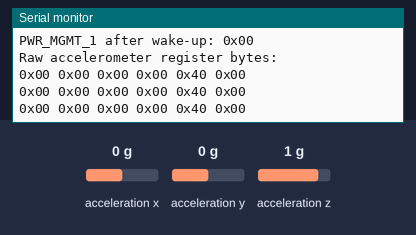
This sketch was run on a simulated ESP32. On the bench: the last lines printed to the serial monitor. Wiring (inferred from the names in the program): MPU-6050 motion sensor at I2C address 0x68. The inputs (shaded band) are chosen by the test bench; at power-on: acceleration x 0 g, acceleration y 0 g, acceleration z 1 g.

Above: at 2.3 s.
2.4 s: acceleration x set to -1.4 g
At 3.0 s:
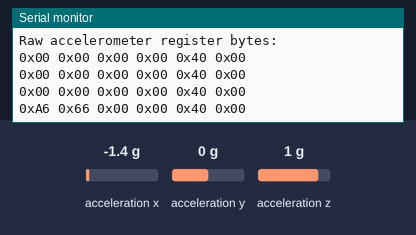
4.6 s: acceleration y set to -1.4 g
At 5.0 s:
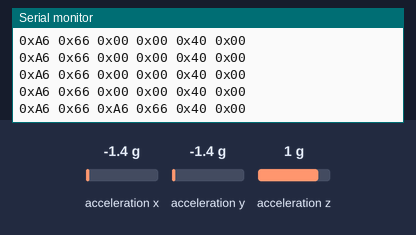
6.6 s: acceleration z set to -1.4 g
At 7.0 s:
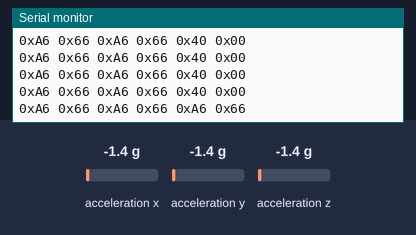
8.6 s: acceleration x set to -0.8 g
At 9.1 s:
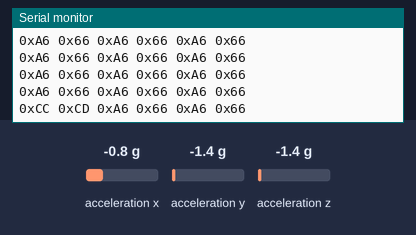
10.6 s: acceleration y set to -0.8 g
At 11.1 s:
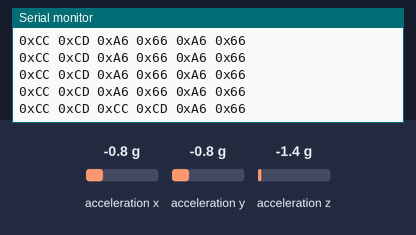
12.6 s: acceleration z set to -0.8 g
At 13.1 s:
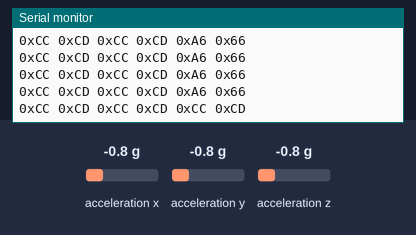

The sketch:

mpu6050_register_test.ino.ino
```cpp
#include <Wire.h>

constexpr uint8_t MPU6050_ADDRESS = 0x68;
constexpr uint8_t SDA_PIN = 21;
constexpr uint8_t SCL_PIN = 22;

constexpr uint8_t WHO_AM_I_REGISTER = 0x75;
constexpr uint8_t POWER_MANAGEMENT_REGISTER = 0x6B;
constexpr uint8_t ACCEL_X_HIGH_REGISTER = 0x3B;

uint8_t readRegister(uint8_t registerAddress) {
  Wire.beginTransmission(MPU6050_ADDRESS);
  Wire.write(registerAddress);

  if (Wire.endTransmission(false) != 0) {
    return 0xFF;
  }

  if (Wire.requestFrom(MPU6050_ADDRESS, static_cast<uint8_t>(1), true) != 1) {
    return 0xFF;
  }

  return Wire.read();
}

bool writeRegister(uint8_t registerAddress, uint8_t value) {
  Wire.beginTransmission(MPU6050_ADDRESS);
  Wire.write(registerAddress);
  Wire.write(value);

  return Wire.endTransmission() == 0;
}

void printHexValue(const char* label, uint8_t value) {
  Serial.print(label);
  Serial.print("0x");

  if (value < 0x10) {
    Serial.print("0");
  }

  Serial.println(value, HEX);
}

void setup() {
  Serial.begin(115200);
  delay(1000);

  Wire.begin(SDA_PIN, SCL_PIN);

  Serial.println();
  Serial.println("MPU6050 register diagnostic");

  const uint8_t whoAmI = readRegister(WHO_AM_I_REGISTER);
  const uint8_t powerBefore = readRegister(POWER_MANAGEMENT_REGISTER);

  printHexValue("WHO_AM_I before wake-up: ", whoAmI);
  printHexValue("PWR_MGMT_1 before wake-up: ", powerBefore);

  const bool writeSuccessful =
    writeRegister(POWER_MANAGEMENT_REGISTER, 0x00);

  Serial.print("Wake-up write result: ");
  Serial.println(writeSuccessful ? "success" : "failed");

  delay(100);

  const uint8_t powerAfter = readRegister(POWER_MANAGEMENT_REGISTER);
  printHexValue("PWR_MGMT_1 after wake-up: ", powerAfter);

  Serial.println("Raw accelerometer register bytes:");
}

void loop() {
  for (uint8_t index = 0; index < 6; index++) {
    const uint8_t value =
      readRegister(ACCEL_X_HIGH_REGISTER + index);

    Serial.print("0x");

    if (value < 0x10) {
      Serial.print("0");
    }

    Serial.print(value, HEX);
    Serial.print(index < 5 ? " " : "\n");
  }

  delay(500);
}
```

Measured:
- after the input at 2.4 s, the serial monitor: prints a new line after 0.21 s (image 1)
- after the input at 4.6 s, the serial monitor: prints a new line at once (image 2)
- after the input at 6.6 s, the serial monitor: prints a new line at once (image 3)
- after the input at 8.6 s, the serial monitor: prints a new line at once (image 4)
- after the input at 10.6 s, the serial monitor: prints a new line after 0.05 s (image 5)
- after the input at 12.6 s, the serial monitor: prints a new line after 0.06 s (image 6)
